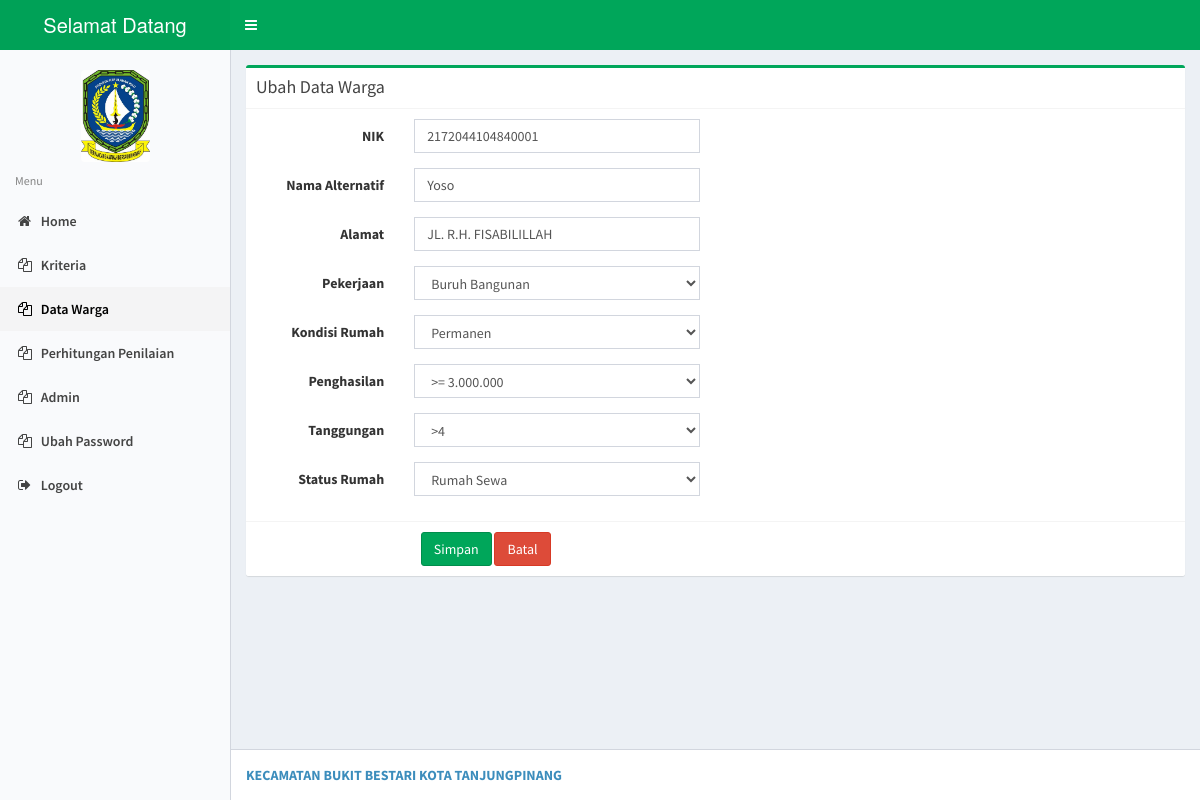
Page /alternatif/ubah/10 on the committed database.
### tables this page shows
CREATE TABLE `alternatif` (
  `id_alternatif` int(5) NOT NULL,
  `NIK` varchar(25) NOT NULL,
  `nama_alternatif` varchar(50) NOT NULL,
  `alamat` varchar(50) NOT NULL
);

CREATE TABLE `kriteria` (
  `id_kriteria` int(5) NOT NULL,
  `kode_kriteria` varchar(5) NOT NULL,
  `nama_kriteria` varchar(50) NOT NULL,
  `bobot` int(5) NOT NULL,
  `tipe` enum('cost','benefit') NOT NULL
);

### application/controllers/Alternatif.php (called while the page is built, shortened)
<?php
class Alternatif extends CI_Controller
{
    public function __construct()
    {
        $this->load->helper('form');
        $this->load->library('form_validation');
        $this->load->model('alternatif_model');
        $this->load->model('kriteria_model');
        $this->load->model('subkriteria_model');
    }
    public function ubah($id_alternatif = '')
    {
        $this->form_validation->set_rules(
            'NIK',
            'NIK',
            'callback_cek_nama'
        );
        if ($this->form_validation->run() === FALSE) {
            $query_alt = $this->alternatif_model->get_by_id($id_alternatif);
            $result = $query_alt->row_array();
            $data['id_alternatif'] = $result['id_alternatif'];
            $data['NIK'] = $result['NIK'];
            $data['nama_alternatif'] = $result['nama_alternatif'];
            $data['alamat'] = $result['alamat'];
            $query = $this->kriteria_model->get_all();
            $data['query'] = $query->result();
            foreach ($data['query'] as $row) {
                $query2 = $this->subkriteria_model->get_by_id_kriteria($row->id_kriteria);
                $data['sub'][$row->id_kriteria] = $query2->result();
                $res = $this->alternatif_model->get_selected_opt($id_alternatif, $row->id_kriteria)->row_array();
                $data['alt'][$row->id_kriteria] = empty($res) ? '' : $res['id_subkriteria'];
            }
            $this->load->view('alternatif/ubah', $data);
        }
    }
}

### index.php (called while the page is built, shortened)
<?php
require_once BASEPATH.'core/CodeIgniter.php';

### application/models/Alternatif_model.php (called while the page is built, shortened)
<?php
class Alternatif_model extends CI_Model
{
    public function get_by_id($id_alternatif)
    {
        $this->db->where('id_alternatif', $id_alternatif);
        return $this->db->get('alternatif');
    }
    public function get_selected_opt($id_alternatif, $id_kriteria)
    {
        $this->db->where('id_alternatif', $id_alternatif);
        $this->db->where('id_kriteria', $id_kriteria);
        return $this->db->get('opt_alternatif');
    }
}

### application/models/Kriteria_model.php (called while the page is built, shortened)
<?php
class Kriteria_model extends CI_Model
{
    public function get_all()
    {
        return $this->db->get('kriteria');
    }
}

### application/models/Subkriteria_model.php (called while the page is built, shortened)
<?php
class Subkriteria_model extends CI_Model
{
    public function get_by_id_kriteria($id_kriteria)
    {
        $this->db->where('id_kriteria', $id_kriteria);
        return $this->db->get('subkriteria');
    }
}

### application/views/alternatif/ubah.php (the view, shortened to what this page needs)
<div class="box box-success">
    <div class="box-header with-border">
        <h3 class="box-title">Ubah Data Warga</h3>
    </div>
    <form class="form-horizontal" action="<?php echo site_url('alternatif/ubah/' . $id_alternatif);; ?>" method="post">
        <div class="box-body">
            <div class="form-group">
                <label for="NIK" class="col-sm-2 control-label">NIK</label>
                <div class="col-sm-4">
                    <input name="NIK" id="NIK" class="form-control" required type="number" value="<?php echo set_value('NIK', $NIK); ?>">
                </div>
            </div>
             <div class="form-group">
                <label for="nama_alternatif" class="col-sm-2 control-label">Nama Alternatif</label>
                <div class="col-sm-4">
                    <input name="nama_alternatif" id="nama_alternatif" class="form-control" required type="text" value="<?php echo set_value('nama_alternatif', $nama_alternatif); ?>">
                </div>
            </div>
             <div class="form-group">
                <label for="alamat" class="col-sm-2 control-label">Alamat</label>
                <div class="col-sm-4">
                    <input name="alamat" id="alamat" class="form-control" required type="text" value="<?php echo set_value('alamat', $alamat); ?>">
                </div>
            </div>
            <?php foreach ($query as $row): ?>
            <div class="form-group">
                <label for="kriteria<?php echo $row->id_kriteria; ?>" class="col-sm-2 control-label"><?php echo $row->nama_kriteria; ?></label>
                <div class="col-sm-4">
                    <select class="form-control" name="kriteria<?php echo $row->id_kriteria; ?>" required>
                        <?php foreach ($sub[$row->id_kriteria] as $row_sub) { ?>
                        <option value="<?php echo $row_sub->id_subkriteria; ?>" <?php echo set_select('kriteria' . $row->id_kriteria, $row_sub->id_subkriteria, ($alt[$row->id_kriteria] == $row_sub->id_subkriteria ? TRUE : FALSE)); ?>><?php echo $row_sub->nama_subkriteria; ?></option>
                        <?php } ?>
                    </select>
                </div>
            </div>
            <?php endforeach; ?>
        </div>
        <div class="box-footer">
            <div class="text-center col-sm-6">
                <button type="submit" name="save" class="btn btn-success">Simpan</button>
                <a href="<?php echo site_url('alternatif'); ?>" class="btn btn-danger">Batal</a>
            </div>
        </div>
    </form>
</div>

### rows in the picture
alternatif: NIK "2172044104840001", nama_alternatif "Yoso", alamat "JL. R.H. FISABILILLAH"
kriteria: nama_kriteria "Pekerjaan"
kriteria: nama_kriteria "Kondisi Rumah"
kriteria: nama_kriteria "Penghasilan"
kriteria: nama_kriteria "Tanggungan"
kriteria: nama_kriteria "Status Rumah"

### other values in the picture
form field value "Buruh Bangunan"
form field value "Permanen"
form field value ">= 3.000.000"
form field value ">4"
form field value "Rumah Sewa"
